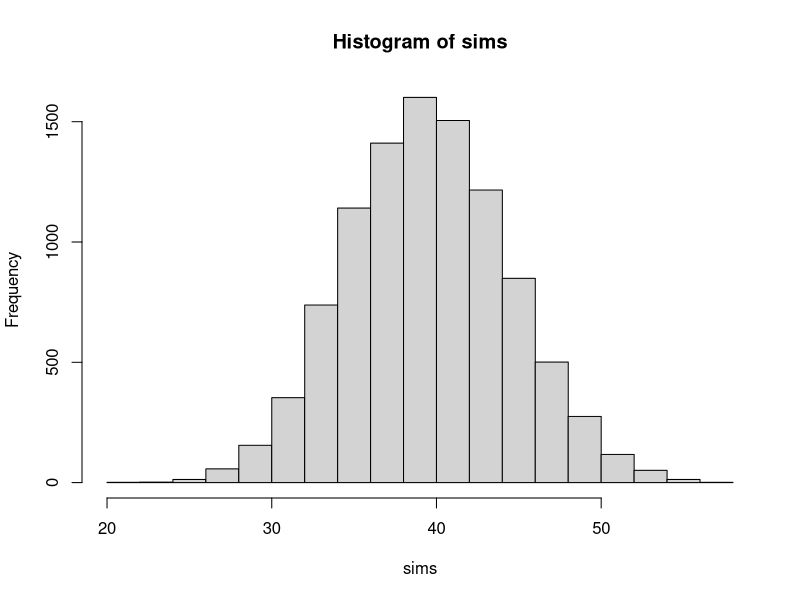
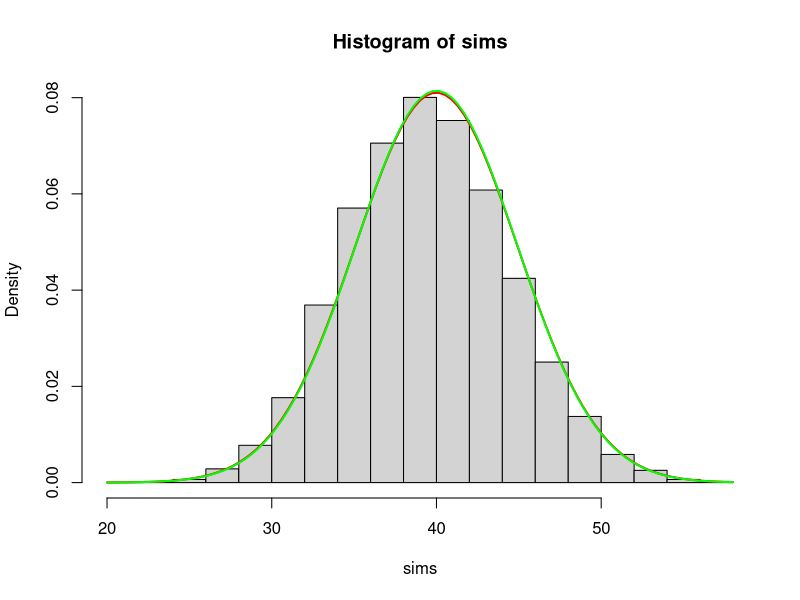
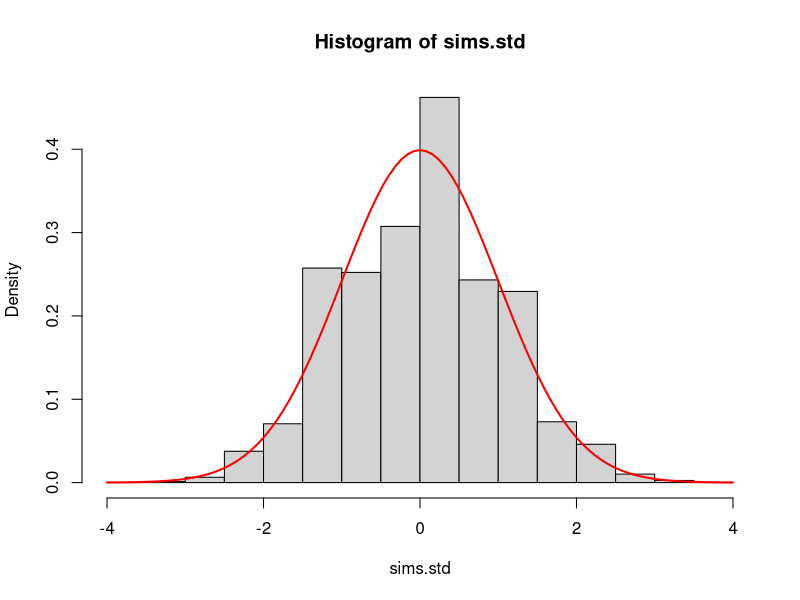

Generate these figures, in order, with R:
trials=100
suc=0.4

nsims=10000
sims=rbinom(nsims, trials, suc)
hist(sims, 20)

#make the area under the histogram equal to 1
hist(sims, 20, prob=TRUE)

#finding the parameters for the bell curve
#the empirical mean
mu.hat=mean(sims)
#the theoretical mean
mu=trials*suc
#the empirical sd
s=sd(sims)
#the theoretical sd
sigma=sqrt(trials*suc*(1-suc))

#the fitted density
curve(dnorm(x,mu.hat,s), add=TRUE, col="red", lwd=2)
#the approximate density by dML
curve(dnorm(x,mu,sigma), add=TRUE, col="green", lwd=2)

#same as above, but in standard units
sims.std=(sims-mu.hat)/s
hist(sims.std,20,prob=TRUE)
curve(dnorm(x), add=TRUE, col="red", lwd=2)
